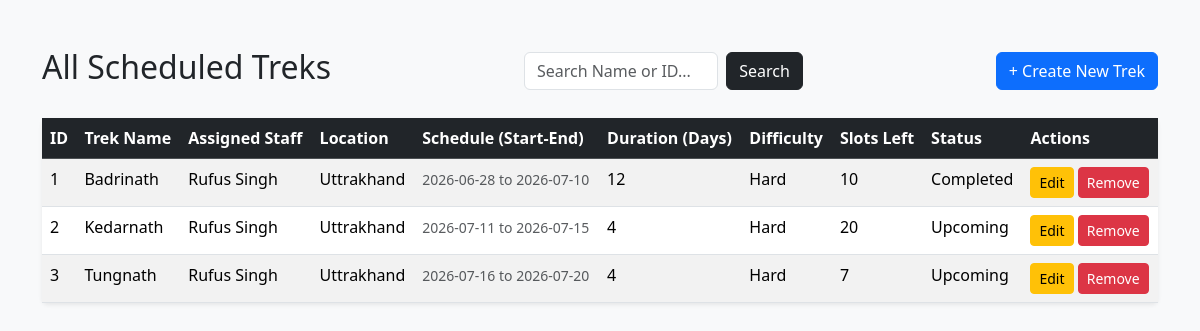
Screenshot of /admin/trek (signed in) with the database file from the repository.
### app/models.py (models this page shows)
class Trek(db.Model):
    __tablename__ = "treks"
    id = db.Column(db.Integer, primary_key=True)
    trek_name = db.Column(db.String(200), nullable=False)
    assigned_staff_id = db.Column(db.Integer, db.ForeignKey('users.id'), nullable=False)
    location = db.Column(db.String(100), nullable=False)
    difficulty = db.Column(db.String(50), nullable=False)
    duration = db.Column(db.Integer, nullable=False)
    available_slots = db.Column(db.Integer, nullable=False)
    status = db.Column(db.String(30), nullable=False)
    start_date = db.Column(db.DateTime, nullable=False)
    end_date = db.Column(db.DateTime, nullable=False)
    bookings = db.relationship('Booking', backref='trek', lazy=True, cascade='all, delete-orphan')
    assigned_staff = db.relationship('User', foreign_keys=[assigned_staff_id])

class User(db.Model):
    __tablename__ = "users"
    id = db.Column(db.Integer, primary_key=True)
    username = db.Column(db.String(80), unique=True, nullable=False)
    password_hash = db.Column(db.String(256), nullable=False)
    name = db.Column(db.String(8>0), nullable=False)
    role = db.Column(db.String(20), nullable=False)
    is_blacklisted = db.Column(db.Boolean, default=False)
    staff_profile = db.relationship('StaffProfile', backref='user', uselist=False, cascade='all, delete-orphan') # userlist =False strictly enforces a 1-to-1 relatiosnhip b/w users and staff_profiles table
    bookings = db.relationship('Booking', backref='trekker', lazy=True) # lazy=True Parameter is used tell SQLAlchemy that until i specifically state a python code like user.bookings do not run SQL Query

### app/routes/admin.py (the view)
@admin_bp.route('/trek')
def manage_treks():
    search_term = request.args.get('search')
    query = models.Trek.query
    if search_term:
        if search_term.isdigit():
            query = query.filter(models.Trek.id == int(search_term))
        else:
            query = query.filter(models.Trek.trek_name.ilike(f"%{search_term}%"))
    treks_list = query.all() # .query.all() will return results in a list format so we need to actually run a for loop to display all treks in a table.
    return render_template('admin/trek/manage_treks.html', all_treks=treks_list) # Passing this list of treks to Jinja template in HTML

### app/routes/admin.py (called while the page is built)
@admin_bp.before_request
def admin_access():
    if 'user_id' not in session:
        flash("Access denied. Please login first")
        return redirect(url_for('auth.login'))
    if session.get('role') != 'Admin':
        flash("Not an Administrator")
        return redirect(url_for('auth.login'))

### app/templates/admin/trek/manage_treks.html (shortened to what this page needs)
{% extends "base.html" %}
{% block content %}
    <div class="d-flex justify-content-between align-items-center mb-4">
        <h2>All Scheduled Treks</h2>
        <form action="{{ url_for('admin.manage_treks') }}" method="GET" class="d-flex w-25">
            <input type="text" name="search" class="form-control me-2" placeholder="Search Name or ID..." value="{{ request.args.get('search', '') }}">
            <button type="submit" class="btn btn-dark">Search</button>
        </form>
        <a href="{{ url_for('admin.create_trek') }}" class="btn btn-primary">+ Create New Trek</a>
    </div>
    <table class="table table-striped table-hover shadow-sm bg-white rounded">
        <thead class="table-dark">
            <tr>
                <th>ID</th>
                <th>Trek Name</th>
                <th>Assigned Staff</th>
                <th>Location</th>
                <th>Schedule (Start-End)</th>
                <th>Duration (Days)</th>
                <th>Difficulty</th>
                <th>Slots Left</th>
                <th>Status</th>
                <th>Actions</th>
            </tr>
        </thead>
        <tbody>
            {% for trek in all_treks %}
            <tr>
                <td>{{ trek.id }}</td>
                <td>{{ trek.trek_name }}</td>
                <td>{{ trek.assigned_staff.name }}</td>
                <td>{{ trek.location }}</td>
                <td>
                    <small class="text-muted">
                        {{ trek.start_date.strftime('%Y-%m-%d') }} to {{ trek.end_date.strftime('%Y-%m-%d') }}
                    </small>
                </td>
                <td>{{ trek.duration }}</td>
                <td>{{ trek.difficulty }}</td>
                <td>{{ trek.available_slots }}</td>
                <td>{{ trek.status }}</td>
                <td>
                    <a href="{{ url_for('admin.edit_trek', trek_id=trek.id) }}" class="btn btn-sm btn-warning">Edit</a>
                    <form action="{{ url_for('admin.delete_trek', trek_id=trek.id) }}" method="post" class="d-inline">
                        <button type="submit" class="btn btn-sm btn-danger">Remove</button>
                    </form>
                </td>
            </tr>
            {% else %}
            <tr>
                <td colspan="10" class="text-center text-muted py-4">
                    No treks found in the system. Click "+ Create New Trek" to get started.
                </td>
            </tr>
            {% endfor %}
        </tbody>
    </table>
{% endblock %}

### rows the page displays
Trek: id "1", trek_name "Badrinath", assigned_staff.name "Rufus Singh", location "Uttrakhand", start_date "2026-06-28", end_date "2026-07-10", duration "12", difficulty "Hard", available_slots "10", status "Completed"
Trek: id "2", trek_name "Kedarnath", assigned_staff.name "Rufus Singh", location "Uttrakhand", start_date "2026-07-11", end_date "2026-07-15", duration "4", difficulty "Hard", available_slots "20", status "Upcoming"
Trek: id "3", trek_name "Tungnath", assigned_staff.name "Rufus Singh", location "Uttrakhand", start_date "2026-07-16", end_date "2026-07-20", duration "4", difficulty "Hard", available_slots "7", status "Upcoming"
